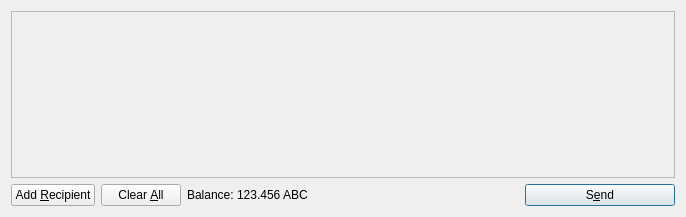
<?xml version="1.0" encoding="UTF-8"?>
<ui version="4.0">
 <class>SendCoinsDialog</class>
 <widget class="QDialog" name="SendCoinsDialog">
  <property name="geometry">
   <rect>
    <x>0</x>
    <y>0</y>
    <width>686</width>
    <height>217</height>
   </rect>
  </property>
  <property name="windowTitle">
   <string>Send Coins</string>
  </property>
  <layout class="QVBoxLayout" name="verticalLayout">
   <item>
    <widget class="QScrollArea" name="scrollArea">
     <property name="widgetResizable">
      <bool>true</bool>
     </property>
     <widget class="QWidget" name="scrollAreaWidgetContents">
      <property name="geometry">
       <rect>
        <x>0</x>
        <y>0</y>
        <width>666</width>
        <height>165</height>
       </rect>
      </property>
      <layout class="QVBoxLayout" name="verticalLayout_2">
       <property name="margin">
        <number>0</number>
       </property>
       <item>
        <layout class="QVBoxLayout" name="entries">
         <property name="spacing">
          <number>6</number>
         </property>
        </layout>
       </item>
       <item>
        <spacer name="verticalSpacer">
         <property name="orientation">
          <enum>Qt::Vertical</enum>
         </property>
         <property name="sizeHint" stdset="0">
          <size>
           <width>20</width>
           <height>40</height>
          </size>
         </property>
        </spacer>
       </item>
      </layout>
     </widget>
    </widget>
   </item>
   <item>
    <layout class="QHBoxLayout" name="horizontalLayout">
     <item>
      <widget class="QPushButton" name="addButton">
       <property name="toolTip">
        <string>Send to multiple recipients at once</string>
       </property>
       <property name="text">
        <string>Add &amp;Recipient</string>
       </property>
       <property name="icon">
        <iconset resource="../bitcoin.qrc">
         <normaloff>:/icons/add</normaloff>:/icons/add</iconset>
       </property>
       <property name="autoDefault">
        <bool>false</bool>
       </property>
      </widget>
     </item>
     <item>
      <widget class="QPushButton" name="clearButton">
       <property name="sizePolicy">
        <sizepolicy hsizetype="Minimum" vsizetype="Fixed">
         <horstretch>0</horstretch>
         <verstretch>0</verstretch>
        </sizepolicy>
       </property>
       <property name="toolTip">
        <string>Remove all transaction fields</string>
       </property>
       <property name="text">
        <string>Clear &amp;All</string>
       </property>
       <property name="icon">
        <iconset resource="../bitcoin.qrc">
         <normaloff>:/icons/remove</normaloff>:/icons/remove</iconset>
       </property>
       <property name="autoRepeatDelay">
        <number>300</number>
       </property>
       <property name="autoDefault">
        <bool>false</bool>
       </property>
      </widget>
     </item>
     <item>
      <layout class="QHBoxLayout" name="horizontalLayout_2">
       <property name="spacing">
        <number>3</number>
       </property>
       <item>
        <widget class="QLabel" name="label">
         <property name="text">
          <string>Balance:</string>
         </property>
        </widget>
       </item>
       <item>
        <widget class="QLabel" name="labelBalance">
         <property name="cursor">
          <cursorShape>IBeamCursor</cursorShape>
         </property>
         <property name="text">
          <string>123.456 ABC</string>
         </property>
         <property name="textInteractionFlags">
          <set>Qt::LinksAccessibleByMouse|Qt::TextSelectableByKeyboard|Qt::TextSelectableByMouse</set>
         </property>
        </widget>
       </item>
      </layout>
     </item>
     <item>
      <spacer name="horizontalSpacer">
       <property name="orientation">
        <enum>Qt::Horizontal</enum>
       </property>
       <property name="sizeHint" stdset="0">
        <size>
         <width>40</width>
         <height>20</height>
        </size>
       </property>
      </spacer>
     </item>
     <item>
      <widget class="QPushButton" name="sendButton">
       <property name="minimumSize">
        <size>
         <width>150</width>
         <height>0</height>
        </size>
       </property>
       <property name="toolTip">
        <string>Confirm the send action</string>
       </property>
       <property name="text">
        <string>S&amp;end</string>
       </property>
       <property name="icon">
        <iconset resource="../bitcoin.qrc">
         <normaloff>:/icons/send</normaloff>:/icons/send</iconset>
       </property>
       <property name="default">
        <bool>true</bool>
       </property>
      </widget>
     </item>
    </layout>
   </item>
  </layout>
 </widget>
 <resources>
  <include location="../bitcoin.qrc"/>
 </resources>
 <connections/>
</ui>
